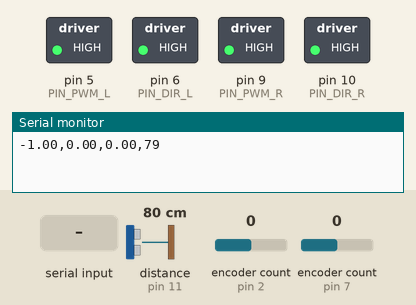
Simulated run of this sketch. Board: Arduino Uno, built with avr-gcc and run on an emulated ATmega328P. Parts: switched loads named in the sketch (green lamp = pin HIGH), the last lines printed to the serial monitor. Wiring (inferred from the names in the program): ultrasonic range finder: trigger pin 12; echo pin 11. The test bench sets the inputs (shaded band); at power-on: distance to the obstacle (sensor on pin 11) 80 cm, encoder count (sensors on pin 2, pin 7) 0. The echo pulse lasts 58.3 µs per cm; pins used as bus, display or sensor lines are not drawn.

Above: at 1.2 s.
1.3 s: "c90\n" received over Serial
At 2.5 s:
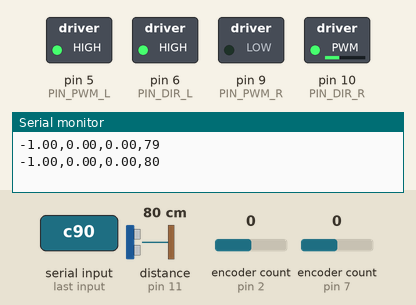
2.8 s: distance to the obstacle (sensor on pin 11) set to 14 cm
4.3 s: distance to the obstacle (sensor on pin 11) set to 11 cm
At 5.1 s:
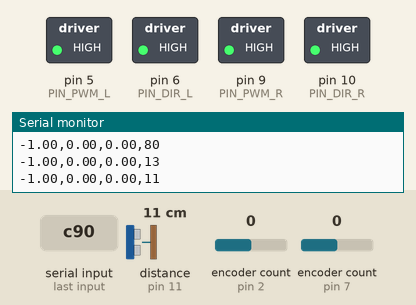
Timing chart, 0 to 7.3 s (numbered marks = the images above; inputs shaded):
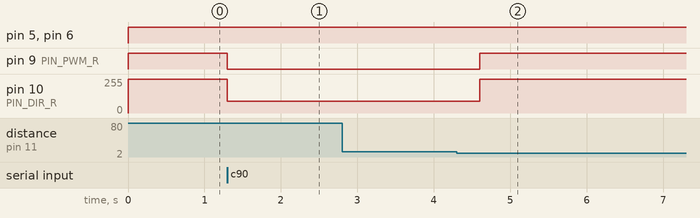

The sketch:

myOpenBot.ino
```cpp
#include <Encoder.h>    //电机编码器，我用的霍尔编码器，因此这个文件我修改为使用c++编写的编码器驱动

// ---------------------------------------------------------------------------
// This Arduino sketch accompanies the OpenBot Android application.
// By MoKamLeung October 2021
//
// The sketch has the following functinonalities:
//  - receive control commands from Android application (USB serial)
//. - produce low-level controls (PWM) for the vehicle
//  - toggle left and right indicator signals
//  - wheel odometry based on optical speed sensors
//  - estimate battery voltage via voltage divider
//  - estimate distance based on sonar sensor
//  - send sensor readings to Android application (USB serial)
//  - display vehicle status on OLED
//
// Dependencies: Install via "Tools --> Manage Libraries" (type library name in the search field)
//  - Interrupts: PinChangeInterrupt by Nico Hood (read speed sensors and sonar)
//  - OLED: Adafruit_SSD1306 & Adafruit_GFX (display vehicle status)
// Contributors:
//  - October 2020: OLED display support by Ingmar Stapel
// ---------------------------------------------------------------------------

// PIN_PWM_L1,PIN_PWM_L2,PIN_PWM_R1,PIN_PWM_R2  Low-level control of left DC motors via PWM
// PIN_SPEED_L, PIN_SPEED_R                     Measure left and right wheel speed
// PIN_VIN                                      Measure battery voltage via voltage divider
// PIN_TRIGGER                                  Arduino pin tied to trigger pin on ultrasonic sensor.
// PIN_ECHO                                     Arduino pin tied to echo pin on ultrasonic sensor.
// PIN_LED_LB, PIN_LED_RB                       Toggle left and right rear LEDs (indicator signals)

//------------------------------------------------------//
// DEFINITIONS
//------------------------------------------------------//

// DO NOT CHANGE!
#define DIY 0


//------------------------------------------------------//
//SETTINGS
//------------------------------------------------------//

// Setup the OpenBot version (DIY,PCB_V1,PCB_V2)
#define OPENBOT DIY    //有这个宏定义，确保下面if语句判断为true

// Enable/Disable voltage divider (1,0)
#define HAS_VOLTAGE_DIVIDER 0     //无分压检测功能

// Enable/Disable indicators (1,0)
#define HAS_INDICATORS 0   //无显示模块

// Enable/Disable speed sensors (1,0)
#define HAS_SPEED_SENSORS 0  //这里的速度检测指的是利用码盘和激光测速模块自己编写代码测速，我的小车用的Encoder马达自带的正交编码器，因此这里定义为0

// Enable/Disable sonar (1,0) 声呐模块，超声波检测，如果没有配置该模块则电机将始终全速运行，速度不受控。
#define HAS_SONAR 1

// Enable/Disable median filter for sonar measurements (1,0) 声呐检测的滤波算法，即把接收到的信号数据提取中间值，避免误差大.
#define USE_MEDIAN 1

// Enable/Disable OLED (1,0)
#define HAS_OLED 0   //无显示模块

// Enable/Disable no phone mode (1,0)
// In no phone mode:
// - the motors will turn at 75% speed
// - the speed will be reduced if an obstacle is detected by the sonar sensor
// - the car will turn, if an obstacle is detected within STOP_THRESHOLD
// WARNING: If the sonar sensor is not setup, the car will go full speed forward!
#define NO_PHONE_MODE 0    //这个宏定义是指不使用手机控制小车.我的小车需要手机进行对象跟踪的，这个宏定义为0.

//------------------------------------------------------//
// PINOUT
//------------------------------------------------------//

//Setup the pin definitions
#if (OPENBOT == DIY)
  #define PIN_PWM_L 5     //左电机的PWM引脚
  #define PIN_DIR_L 6    //左电机的Direction转向控制引脚
  #define PIN_PWM_R 9    //右电机PWM引脚
  #define PIN_DIR_R 10    //右电机的转向
  //#define PIN_SPEED_L 2
  //#define PIN_SPEED_R 3
  //#define PIN_VIN A7
  #define PIN_TRIGGER 12   //超声波触发
  #define PIN_ECHO 11    //超声波接收
  //#define PIN_LED_LB 4  //LED显示
 // #define PIN_LED_RB 7

#endif

//------------------------------------------------------//
// INITIALIZATION
//------------------------------------------------------//

#include <limits.h>
const unsigned int STOP_THRESHOLD = 12; //cm

#if NO_PHONE_MODE
  int turn_direction = 0; // right
  const unsigned long TURN_DIRECTION_INTERVAL = 2000; // How frequently to change turn direction (ms).
  unsigned long turn_direction_timeout = 0;   // After timeout (ms), random turn direction is updated.
#endif

#if HAS_SPEED_SENSORS or HAS_SONAR
  #include <PinChangeInterrupt.h>
#endif

#if HAS_SONAR
  //Sonar sensor
  const float US_TO_CM = 0.01715; //cm/uS -> (343 * 100 / 1000000) / 2;
  const unsigned long PING_INTERVAL = 100; // How frequently to send out a ping (ms).
  unsigned long ping_timeout = 0;   // After timeout (ms), distance is set to maximum.
  volatile unsigned long start_time = 0; // Time when sending sonar pulse was sent
  volatile unsigned long echo_time = 0; // Time taken to receive echo
  unsigned int distance = UINT_MAX; //cm      65535 UINT_MAX
  unsigned int distance_estimate = UINT_MAX; //cm
  #if USE_MEDIAN
    const unsigned int distance_array_sz = 3;
    unsigned int distance_array[distance_array_sz]={};
    unsigned int distance_counter = 0;
  #endif
#else
  unsigned int distance_estimate = UINT_MAX; //cm
#endif

#if HAS_OLED
  #include <SPI.h>
  #include <Wire.h>
  #include <Adafruit_GFX.h>
  #include <Adafruit_SSD1306.h>

  const int OLED_RESET = -1; // not used
  Adafruit_SSD1306 display(OLED_RESET);

  // OLED Display SSD1306
  const unsigned int SCREEN_WIDTH = 128; // OLED display width, in pixels
  const unsigned int SCREEN_HEIGHT = 32; // OLED display height, in pixels
#endif

#if HAS_VOLTAGE_DIVIDER
  const unsigned int ADC_MAX = 1023;
  const unsigned int VREF = 5;
  //The voltage divider factor is computed as (R1+R2)/R2
  #if (OPENBOT == PCB_V1)
    const float VOLTAGE_DIVIDER_FACTOR = (100+33)/33;
  #else //DIY and PCB_V2
    const float VOLTAGE_DIVIDER_FACTOR = (20+10)/10;
  #endif
#endif

//Vehicle Control
int ctrl_left = 0;
int ctrl_right = 0;
//encoder measurement 编码器测速模块的变量定义
int counter_left = 0;
int counter_right = 0;
int oldstate_left = 0;
int oldstate_right = 0;
int newstate_left = 0;
int newstate_right = 0;

//创建Encoder对象，构造函数的传参就是编码器的AB两项输入引脚
Encoder LeftEnc(2, 3);   //这俩引脚需要有中断功能才行, Arduino Mega 2560 的中断引脚:2 (interrupt 0), 3 (interrupt 1),18 (interrupt 5), 19 (interrupt 4), 20 (interrupt 3), 21 (interrupt 2)
Encoder RightEnc(7, 8);  //括号内是中断号：18 (interrupt 5), 19 (interrupt 4)，看了库源码，好像不一定需要中断的（本次用的Arduino  nano）

long LoldPosition  = -999;
long RoldPosition  = -999;

float lrpm_factor = 0.014; // converting from quadrature encoder to equivalent optical wheel readings
float rrpm_factor = 0.01;


//Voltage measurement
const unsigned int VIN_ARR_SZ = 10;
unsigned int vin_counter = 0;
unsigned int vin_array[VIN_ARR_SZ]={0};


//Indicator Signal
const unsigned long INDICATOR_INTERVAL = 500; //Blinking rate of the indicator signal (ms).
unsigned long indicator_timeout = 0;
int indicator_val = 0;

//Serial communication
const unsigned long SEND_INTERVAL = 1000; // How frequently vehicle data is sent (ms).
unsigned long send_timeout = 0;
String inString = "";

//------------------------------------------------------//
// SETUP
//------------------------------------------------------//

void setup()
{
  //Outputs
  pinMode(PIN_PWM_L,OUTPUT);
  pinMode(PIN_DIR_L,OUTPUT);
  pinMode(PIN_PWM_R,OUTPUT);
  pinMode(PIN_DIR_R,OUTPUT);
  //pinMode(PIN_LED_LB,OUTPUT);
  //pinMode(PIN_LED_RB,OUTPUT);

  //Inputs
  //pinMode(PIN_VIN,INPUT);
  //pinMode(PIN_SPEED_L,INPUT);  //本项目的速度检测用Encoder库，这里不必设置
  //pinMode(PIN_SPEED_R,INPUT);

  Serial.begin(115200,SERIAL_8N1); //8 data bits, no parity, 1 stop bit
  send_timeout = millis() + SEND_INTERVAL; //wait for one interval to get readings


  //Initialize with the I2C addr 0x3C
  #if HAS_OLED
    display.begin(SSD1306_SWITCHCAPVCC, 0x3C);
  #endif

  //Test sequence for indicator LEDs
  #if HAS_INDICATORS
    digitalWrite(PIN_LED_LB,LOW);
    digitalWrite(PIN_LED_RB,LOW);
    delay(500);
    digitalWrite(PIN_LED_LB,HIGH);
    delay(500);
    digitalWrite(PIN_LED_LB,LOW);
    digitalWrite(PIN_LED_RB,HIGH);
    delay(500);
    digitalWrite(PIN_LED_RB,LOW);
  #endif
}

//------------------------------------------------------//
// MAIN LOOP
//------------------------------------------------------//

void loop() {

  #if HAS_VOLTAGE_DIVIDER
    //Measure voltage
    vin_array[vin_counter%VIN_ARR_SZ] = analogRead(PIN_VIN);
    vin_counter++;
  #endif

  #if HAS_SONAR    //没有使用库函数，这里是自己写的算法
    //Measure distance every PING_INTERVAL
    if (millis() >= ping_timeout) {
      ping_timeout = ping_timeout + PING_INTERVAL;
      if (echo_time == 0) { //No echo received
        distance = UINT_MAX;
      }
      else
      {
        distance = echo_time * US_TO_CM;
      }
      #if USE_MEDIAN
        distance_array[distance_counter%distance_array_sz] = distance;
        distance_counter++;
        distance_estimate = get_median(distance_array, distance_array_sz);
      #else
        distance_estimate = distance;
      #endif
      send_ping();  //超声波测距，不用库，相当于重写，还用了模拟中断。函数定义在下面
    }
  #endif

  // Send vehicle measurments to serial every SEND_INTERVAL
  if (millis() >= send_timeout) {
    send_vehicle_data();
    send_timeout = millis() + SEND_INTERVAL;
  }

  #if HAS_INDICATORS
    // Check indicator signal every INDICATOR_INTERVAL
    if (millis() >= indicator_timeout) {
      update_indicators();
      indicator_timeout = millis() + INDICATOR_INTERVAL;
    }
  #endif

  #if (NO_PHONE_MODE)
    if (millis() > turn_direction_timeout)
    {
      turn_direction_timeout = millis() + TURN_DIRECTION_INTERVAL;
      turn_direction = random(2); //Generate random number in the range [0,1]
    }
    // drive forward
    if (distance_estimate > 4*STOP_THRESHOLD) {
      ctrl_left = distance_estimate;
      ctrl_right = ctrl_left;
      digitalWrite(PIN_LED_LB, LOW);
      digitalWrite(PIN_LED_RB, LOW);
    }
    // turn slightly  轻轻地转弯
    else if (distance_estimate > 2*STOP_THRESHOLD) {
      ctrl_left = distance_estimate;
      ctrl_right = ctrl_left - 3*STOP_THRESHOLD;
    }
    // turn strongly  强烈转弯
    else if (distance_estimate > STOP_THRESHOLD) {
      ctrl_left = 192;
      ctrl_right = - 192;
    }
    // drive backward slowly  慢慢向后
    else {
        ctrl_left = -96;
        ctrl_right = -96;
        digitalWrite(PIN_LED_LB, HIGH);
        digitalWrite(PIN_LED_RB, HIGH);
    }
    // flip controls if needed and set indicator light
    if (ctrl_left != ctrl_right) {
      if (turn_direction > 0) {
        int temp = ctrl_left;
        ctrl_left = ctrl_right;
        ctrl_right = temp;
        digitalWrite(PIN_LED_LB, HIGH);
        digitalWrite(PIN_LED_RB, LOW);
      }
      else {
        digitalWrite(PIN_LED_LB, LOW);
        digitalWrite(PIN_LED_RB, HIGH);
      }
    }
    // enforce limits
    ctrl_left = ctrl_left > 0 ? max(64, min(ctrl_left, 192)) : min(-64, max(ctrl_left, -192));
    ctrl_right = ctrl_right > 0 ? max(64, min(ctrl_right, 192)) : min(-64, max(ctrl_right, -192));

  #else // Wait for messages from the phone 此处才是正式接收手机信息
    if (Serial.available() > 0) {
      //read_msg();
      check_for_msg();
    }
    if (distance_estimate < STOP_THRESHOLD) {
      if (ctrl_left > 0) ctrl_left = 0;
      if (ctrl_right > 0) ctrl_right = 0;
    }
  #endif

  update_left_motors();
  update_right_motors();

  //Measure speed, otherwise through interrupt
   update_speed_left();
   update_speed_right();

}


//------------------------------------------------------//
// FUNCTIONS
//------------------------------------------------------//

void update_left_motors() {    //如果左右马达旋转方向有误就会原地打转，可以把其中一对马达M+和M-调换一下即可
    if (ctrl_left < 0) {
      analogWrite(PIN_PWM_L,-ctrl_left);
      analogWrite(PIN_DIR_L,0);
    }
    else if (ctrl_left > 0) {
      analogWrite(PIN_PWM_L,0);
      analogWrite(PIN_DIR_L,ctrl_left);

    }
    else { //Motor brake
      analogWrite(PIN_PWM_L,255);
      analogWrite(PIN_DIR_L,255);
    }
}

void update_right_motors() {
    if (ctrl_right < 0) {
      analogWrite(PIN_PWM_R,-ctrl_right);
      analogWrite(PIN_DIR_R,0);
    }
    else if (ctrl_right > 0) {
      analogWrite(PIN_PWM_R,0);
      analogWrite(PIN_DIR_R,ctrl_right);

    }
    else { //Motor brake
      analogWrite(PIN_PWM_R,255);
      analogWrite(PIN_DIR_R,255);
    }
}


void update_speed_left() {
  long LnewPosition = LeftEnc.read();
  if (LnewPosition != LoldPosition) {
    if (LnewPosition < LoldPosition) {
      counter_left--;
      }
    else if (LnewPosition > LoldPosition) {
      counter_left++;
       }
    }
    LoldPosition = LnewPosition;
  }

void update_speed_right() {
  long RnewPosition = RightEnc.read();
  if (RnewPosition != RoldPosition) {
    if (RnewPosition < RoldPosition) {
      counter_right--;
      }
    else if (RnewPosition > RoldPosition) {
      counter_right++;
       }
    }
    RoldPosition = RnewPosition;
  }

void process_ctrl_msg() {
  bool ctrl_rx = true;
  while (ctrl_rx) {
    if (Serial.available()) {
      char inChar = Serial.read();
      // comma indicates that inString contains the left ctrl
      if (inChar == ',') {
        ctrl_left = inString.toInt();
        // clear the string for new input:
        inString = "";
      }
      // new line indicates that inString contains the right ctrl
      else if (inChar == '\n') {
        ctrl_right = inString.toInt();
        // clear the string for new input:
        inString = "";
        // end of message
        ctrl_rx = false;
      }
      else {
        // As long as the incoming byte
        // is not a newline or comma,
        // convert the incoming byte to a char
        // and add it to the string
        inString += inChar;
      }
    }
  }
}

void process_indicator_msg() {
  bool indicator_rx = true;
  while (indicator_rx) {
    if (Serial.available()){
      char inChar = Serial.read();
      // new line indicates that inString contains the indicator signal
      if (inChar == '\n') {
        indicator_val = inString.toInt();
        // clear the string for new input:
        inString = "";
        // end of message
        indicator_rx = false;
      }
      else {
        // As long as the incoming byte
        // is not a newline
        // convert the incoming byte to a char
        // and add it to the string
        inString += inChar;
      }
    }
  }
}

void check_for_msg() {
  char inChar = Serial.read();
  switch (inChar) {
    case 'c':
      process_ctrl_msg();
      break;
    case 'i':
      process_indicator_msg();
      break;
  }
}

void send_vehicle_data() {
  float voltage_value = get_voltage();
  int ticks_left = counter_left;
  counter_left = 0;
  int ticks_right = counter_right;
  counter_right = 0;

  #if (NO_PHONE_MODE || HAS_OLED)
    float rpm_factor = 60.0*(1000.0/SEND_INTERVAL)/(DISK_HOLES);
    float rpm_left = ticks_left*rpm_factor;
    float rpm_right = ticks_right*rpm_factor;
  #endif
  #if (NO_PHONE_MODE)
    Serial.print("Voltage: "); Serial.println(voltage_value, 2);
    Serial.print("Left RPM: "); Serial.println(rpm_left, 0);
    Serial.print("Right RPM: "); Serial.println(rpm_right, 0);
    Serial.print("Distance: "); Serial.println(distance_estimate);
    Serial.println("------------------");
  #else
    Serial.print(voltage_value);
    Serial.print(",");
    Serial.print(counter_left*rrpm_factor);
    Serial.print(",");
    Serial.print(counter_right*rrpm_factor);
    Serial.print(",");
    Serial.print(distance_estimate);
    Serial.println();

  #endif

  #if HAS_OLED
    // Set display information
    drawString(
      "Voltage:    " + String(voltage_value,2),
      "Left RPM:  " + String(rpm_left,0),
      "Right RPM: " + String(rpm_right, 0),
      "Distance:   " + String(distance_estimate));
  #endif
}


#if HAS_VOLTAGE_DIVIDER
  float get_voltage () {
    unsigned long array_sum = 0;
    unsigned int array_size = min(VIN_ARR_SZ,vin_counter);
    for(unsigned int index = 0; index < array_size; index++)
    {
      array_sum += vin_array[index];
    }
    return float(array_sum)/array_size/ADC_MAX*VREF*VOLTAGE_DIVIDER_FACTOR;
  }
#else
  float get_voltage () {
    return -1;
  }
#endif

#if HAS_INDICATORS
  void update_indicators() {
    if (indicator_val < 0) {
      digitalWrite(PIN_LED_LB, !digitalRead(PIN_LED_LB));
      digitalWrite(PIN_LED_RB, 0);
    }
    else if (indicator_val > 0) {
      digitalWrite(PIN_LED_LB, 0);
      digitalWrite(PIN_LED_RB, !digitalRead(PIN_LED_RB));
    }
    else {
      digitalWrite(PIN_LED_LB, 0);
      digitalWrite(PIN_LED_RB, 0);
    }
  }
#endif

#if HAS_OLED
// Function for drawing a string on the OLED display
void drawString(String line1, String line2, String line3, String line4) {
  display.clearDisplay();
  // set text color
  display.setTextColor(WHITE);
  // set text size
  display.setTextSize(1);
  // set text cursor position
  display.setCursor(1,0);
  // show text
  display.println(line1);
  display.setCursor(1,8);
  // show text
  display.println(line2);
  display.setCursor(1,16);
  // show text
  display.println(line3);
  display.setCursor(1,24);
  // show text
  display.println(line4);
  display.display();
}
#endif

#if USE_MEDIAN
  unsigned int get_median(unsigned int a[], unsigned int sz) {
    //bubble sort
    for(unsigned int i=0; i<(sz-1); i++) {
      for(unsigned int j=0; j<(sz-(i+1)); j++) {
        if(a[j] > a[j+1]) {
            unsigned int t = a[j];
            a[j] = a[j+1];
            a[j+1] = t;
        }
      }
    }
    return a[sz/2];
  }
#endif

//------------------------------------------------------//
// INTERRUPT SERVICE ROUTINES (ISR)
//------------------------------------------------------//

#if HAS_SPEED_SENSORS
  // ISR: Increment speed sensor counter (right)
  void update_speed_left() {
    if (ctrl_left < 0) {
      counter_left--;
    }
    else if (ctrl_left > 0) {
      counter_left++;
    }
  }

  // ISR: Increment speed sensor counter (right)
  void update_speed_right() {
    if (ctrl_right < 0) {
      counter_right--;
    }
    else if (ctrl_right > 0){
      counter_right++;
    }
  }
#endif

#if HAS_SONAR
  // Send pulse by toggling trigger pin
  void send_ping() {
    detachPinChangeInterrupt(digitalPinToPinChangeInterrupt(PIN_ECHO));
    echo_time = 0;
    pinMode(PIN_TRIGGER,OUTPUT);
    digitalWrite(PIN_TRIGGER, LOW);
    delayMicroseconds(5);
    digitalWrite(PIN_TRIGGER, HIGH);
    delayMicroseconds(10);
    digitalWrite(PIN_TRIGGER, LOW);
    pinMode(PIN_ECHO,INPUT);
    attachPinChangeInterrupt(digitalPinToPinChangeInterrupt(PIN_ECHO), start_timer, RISING);
  }
  // ISR: Start timer to measure the time it takes for the pulse to return
  void start_timer() {
    start_time = micros();
    attachPinChangeInterrupt(digitalPinToPinChangeInterrupt(PIN_ECHO), stop_timer, FALLING);
  }
  // ISR: Stop timer and record the time
  void stop_timer() {
    echo_time = micros() - start_time;
    }
#endif
```

Measured:
- the behaviour switches between 13 and 12 cm on distance to the obstacle (sensor on pin 11) (found by bisection; images 1 and 2)
- after the input at 1.3 s, pin 9 (PIN_PWM_R): HIGH → LOW at once; pin 10 (PIN_DIR_R): 255/255 → 90/255 at once
- after the input at 4.3 s, pin 9 (PIN_PWM_R): LOW → HIGH after 0.30 s; pin 10 (PIN_DIR_R): 90/255 → 255/255 after 0.30 s
